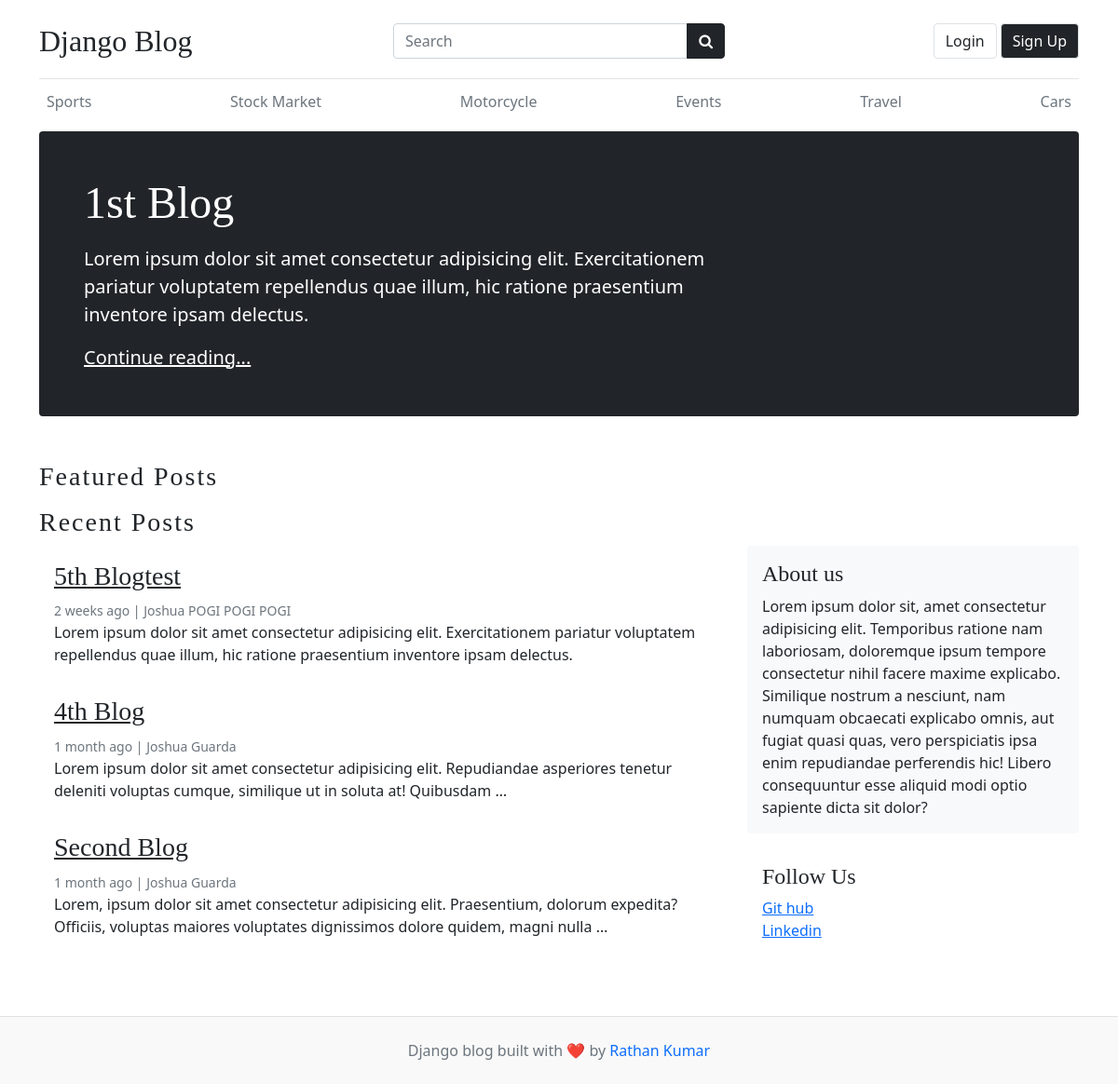
/, run on an earlier commit of the app's database.
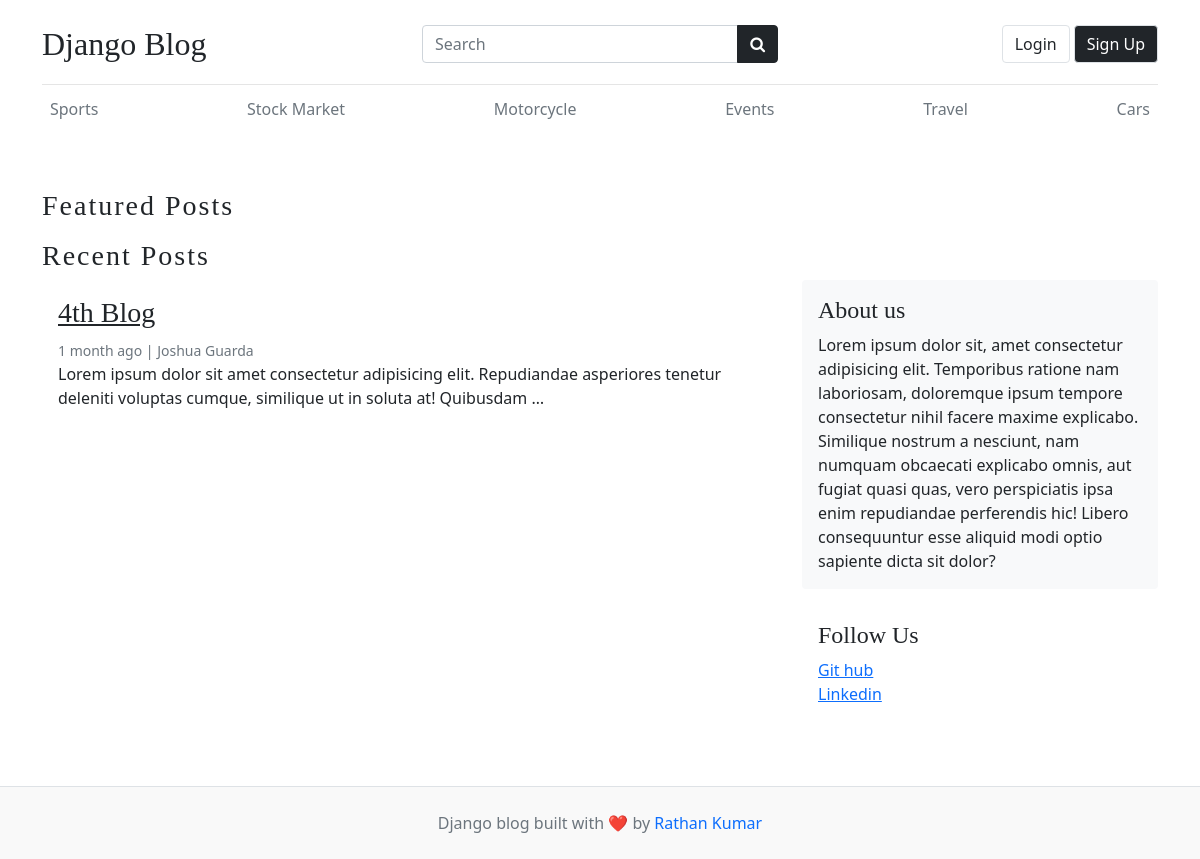
And on a later commit of the database.
### blogs/models.py (models this page shows, shortened)
class Category(models.Model):
    category_name = models.CharField(max_length=50, unique= True)
    created_at = models.DateTimeField(auto_now_add=True)
    updated_at = models.DateTimeField(auto_now=True)
    def __str__(self) -> str:
        return self.category_name
    class Meta:
        verbose_name_plural = 'Categories'

class Blog(models.Model):
    title = models.CharField(max_length=100)
    slug = models.SlugField(max_length=150,unique=True, blank=True) # Slug is the - in the url This-is-My-first-Blog --> this should automatically created check setup in your admin.py
    category=models.ForeignKey(Category,on_delete=models.CASCADE)# if you delete the Category all Blog under that Category is deleted
    author = models.ForeignKey(User,on_delete=models.CASCADE)
    featured_image = models.ImageField(upload_to='uploads/%Y/%m/%d',default='golden_burst.jpg') # the Image uploaded will go to this directory NOTE: this directory will be create automatically using the declared name in upload_to
    short_description= models.TextField(max_length=500)
    blog_body=models.TextField(max_length=2000)
    status = models.CharField(choices=STATUS_CHOICES, default='Draft')  # the model field will depend on the choices since we use 0,1 as value that is why we use IntegerField
    is_featured= models.BooleanField(default = False)
    created_at = models.DateTimeField(auto_now_add=True)
    updated_at = models.DateTimeField(auto_now=True)

class About(models.Model):
    about_heading = models.CharField(max_length=25)
    about_body = models.TextField(max_length=500)
    class Meta:
        verbose_name_plural = 'About'

class Socials(models.Model):
    social_name= models.CharField(max_length=50)
    link = models.URLField(max_length=100)
    created_at = models.DateTimeField(auto_now_add=True)
    updated_at = models.DateTimeField(auto_now=True)
    class Meta:
        verbose_name_plural = 'Social Links'

### my_blog/views.py (the view)
def home(request):
    categories = Category.objects.all()  # THIS IS OPTIONAL TO DECLARE SINCE WE ALREADY HAVE THE CONTEXT PROCESSOR for the categories
    featured_post = Blog.objects.filter(is_featured = True, status='Published').order_by('-updated_at')
    un_featured_post = Blog.objects.filter(is_featured = False, status='Published').order_by('-updated_at')
    try:
        about = About.objects.get()
        socials =Socials.objects.all()
    except:
        about = None
        socials= None
    context = {
        'categories':categories, # THIS IS OPTIONAL TO DECLARE SINCE WE ALREADY HAVE THE CONTEXT PROCESSOR for the categories
        'featured_post':featured_post,
        'un_featured_post':un_featured_post,
        'about':about,
        'socials':socials
    }
    return render(request,'home.html',context)

### blogs/context_processors.py (called while the page is built)
def get_categories(request):
    categories = Category.objects.all()
    return dict(categories=categories)

def get_socials(request):
    socials = Socials.objects.all()
    return dict(socials=socials)

### templates/home.html (shortened to what this page needs)
{% extends "base.html" %}
{% load static %}
    {% block content %}
        {% for post in featured_post %}
            {% if forloop.first %}
                <div
                    class="jumbotron p-3 p-md-5 text-white rounded bg-dark"
                    style="
                        background-image: url({% static 'images/golden_burst.jpg'%});
                        background-blend-mode: overlay;
                        background-size: cover;
                    ">
                    <div class="col-md-8 px-0">
                        <h1 class="display-4 font-italic">{{post.title}}</h1>
                        <p class="lead my-3 ">
                            {{post.short_description | truncatewords:20}}
                        </p>
                        <p class="lead mb-0"><a href="{%url 'blogs' post.slug%}" class="text-white font-weight-bold">Continue reading...</a></p>
                    </div>
                </div>
            {% endif %}
        {% endfor %}
        <h3 class="text-upppercase text-dark pt-5" style="letter-spacing: 2px;">Featured Posts</h3>
        <h3 class="text-upppercase text-dark" style="letter-spacing: 2px;">Recent Posts</h3>
        <main role="main" class="container p-0">
            <div class="row">
                <div class="col-md-8 blog-main">
                    {% for post in un_featured_post  %}
                        <div class="card border-0">
                            <div class="card-body">
                                <h3><a href="{%url 'blogs' post.slug%}"class='text-dark'>{{post.title}}</a></h3>
                                <small class="mb-1 text-muted">{{post.created_at| timesince}} ago | {{post.author.first_name}} {{post.author.last_name}}</small>
                                <p class="card-text">
                                {{post.short_description |truncatewords:20}}
                                </p>
                            </div>
                        </div>
                    {% endfor %}
                </div>
                <aside class="col-md-4 blog-sidebar">
                    <div class="p-3 mb-3 bg-light rounded">
                        <h4 class="font-italic">{{about.about_heading}}</h4>
                        <p class="mb-0">
                            {{about.about_body}}
                        </p>
                    </div>
                    <div class="p-3">
                        <h4 class="font-italic">Follow Us</h4>
                        <ol class="list-unstyled">
                            {% for social in socials %}
                                <li><a href={{social.link}}>{{social.social_name}}</a></li>
                            {% endfor %}
                        </ol>
                    </div>
                </aside>
            </div>
        </main>
    </div>
{% endblock content %}

### templates/base.html (shortened to what this page needs)
{% load static %}
<!DOCTYPE html>
<html lang="en">
    <head>
        <link href="https://cdn.jsdelivr.net/npm/bootstrap@5.0.2/dist/css/bootstrap.min.css" rel="stylesheet">
        <link rel="stylesheet" href="https://cdnjs.cloudflare.com/ajax/libs/font-awesome/4.7.0/css/font-awesome.min.css">
        <link type='text/css' href="{% static 'css/blog.css' %}" rel="stylesheet" />
    </head>
    <body>
        {% if hide_nav %}
        {% else %}
        <div class="container">
            <header class="blog-header py-3">
                <nav>
                    <div class="row flex-nowrap justify-content-between align-items-center">
                        <div class="col-12 col-md-4 pt-1">
                            <a class="blog-header-logo text-dark text-decoration-none  fs-2" href="/">Django Blog</a>
                        </div>
                        <div class="col-12 col-md-4  pt-1">
                            <form action="{%url 'search' %}" method="GET">
                                <div class="input-group">
                                    <input class="form-control" type="text" placeholder="Search" value="{{keyword}}" name="keyword" aria-label="Search"/>
                                    <button class="btn btn-dark" id="button-search" type="submit">
                                        <i class="fa fa-search"></i>
                                    </button>
                                </div>
                            </form>
                        </div>
                        <div class="col-12 col-md-4 pt-1 d-flex">
                            {% if user.is_authenticated%}
                            <ul class="navbar-nav ms-auto gap-2 d-flex">
                                {% comment %} {% if user.is_superuser%}
                                    <span class="text-sm text-muted UserProf">Welcome, {{user.username.capitalize}}</span>
                                {% else %}
                                {% endif %}
                                {% endcomment %}
                                <ul class="navbar-nav ms-auto d-flex flex-row gap-1">
                                    <li class="nav-item">
                                        <span class="text-sm text-muted UserProf">Welcome, {{user.first_name.capitalize}}</span> &nbsp;
                                        <button type="button" id="login-btn" class="btn btn-outline-primary fw-normal btn-md lead border" onclick="location.href='{%url 'dashboard'%}'">
                                            Dashboard
                                        </button>
                                    </li>
                                    <li class="nav-item">
                                        <button type="button" id="login-btn" class="btn btn-danger fw-normal btn-md lead border" onclick="location.href='{%url 'logout'%}'">
                                            Logout
                                        </button>
                                    </li>
                                </ul>
                                {% else %}
                                <ul class="navbar-nav ms-auto d-flex flex-row gap-1">
                                    <li class="nav-item">
                                        <a href="{% url 'login' %}" class="btn btn-md border lead">Login</a>
                                    </li>
                                    <li class="nav-item">
                                        <a href="{% url 'register' %}" class="btn btn-md btn-dark border lead">Sign Up</a>
                                    </li>
                                </ul>
                            {% endif %}
                        </div>
                    </div>
                </nav>
            </header>
        {% endif %}
        {% if hide_category %}
        {% else %}
            <div class="nav-scroller py-1 mb-2">
                <nav class="nav d-flex justify-content-between overflow-auto">
                    {% for category in categories %}
                        <a class="p-2 text-muted text-decoration-none" href="{%url 'posts_by_category' category.id%}">{{category}}</a>
                    {% endfor %}
                </nav>
            </div>
        {% endif %}
        {% block content %}{% endblock content %}
        {% if hide_footer %}
        {% else %}
            <footer class="blog-footer py-4 mt-5 text-center text-muted border-top">
                <div class="container">
                    <p class="mb-0">Django blog built with ❤️ by <a href="#" class="text-decoration-none">Rathan Kumar</a></p>
                </div>
            </footer>
        {% endif %}
    </body>
</html>

### my_blog/static/css/blog.css (style rules this page uses)
.blog-header { border-bottom: 1px solid #e5e5e5; }
.blog-header-logo { font-family: "Playfair Display", Georgia, "Times New Roman", serif; font-size: 2.25rem; }
h1, h2, h3, h4, h5, h6 { font-family: "Playfair Display", Georgia, "Times New Roman", serif; }
.blog-footer { padding: 2.5rem 0; color: #727272; text-align: center; background-color: #f9f9f9; border-top: .05rem solid #e5e5e5; }
.blog-footer p:last-child { margin-bottom: 0; }

What changed in the data, as far as the page shows it:
removed Blog: title "1st Blog", short_description "Lorem ipsum dolor sit amet consectetur adipisicing elit. Exercitationem pariatur voluptatem repellendus quae illum, hic ratione praesentium inventore ipsam delectus."
removed Blog: title "5th Blogtest", created_at "2 weeks", author.first_name "Joshua POGI", author.last_name "POGI POGI", short_description "Lorem ipsum dolor sit amet consectetur adipisicing elit. Exercitationem pariatur voluptatem repellendus quae illum, hic ratione praesentium inventore ipsam delectus.", shown under "Recent Posts"
removed Blog: title "Second Blog", created_at "1 month", author.first_name "Joshua", author.last_name "Guarda", short_description "Lorem, ipsum dolor sit amet consectetur adipisicing elit. Praesentium, dolorum expedita? Officiis, voluptas maiores voluptates dignissimos dolore quidem, magni nulla …", shown under "Recent Posts"
